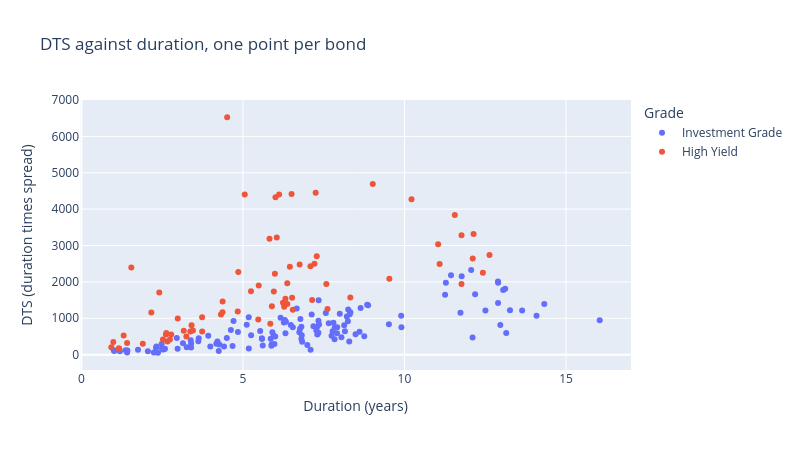

The code cell stored with this chart in its notebook:
### Markdown cell above
### Exercise 4

Q. Draw an interactive scatter plot with plotly: `duration` on the x axis and `dts` on the y axis, coloured by grade, with the issuer name as the heading of the hover box and the ticker and rating inside it. Point at the highest point on the chart. What is that bond's ticker, and what is its DTS? Confirm both with code, using `idxmax()`, and store them in **ex4_ticker** and **ex4_dts**.

### Code cell
# the row with the highest DTS
top = book.loc[book['dts'].idxmax()]

ex4_ticker = top['ticker']
ex4_dts = top['dts']

print('Highest DTS:', ex4_ticker, '-', top['issuer'], '- rating', top['rating'])
print('Duration:', top['duration'], 'years, OAS:', top['oas'], 'bp, DTS:', ex4_dts)
print('Median DTS of the book:', book['dts'].median())

fig = px.scatter(book, x='duration', y='dts', color='grade',
                 hover_name='issuer', hover_data=['ticker', 'rating'],
                 labels={'duration': 'Duration (years)', 'dts': 'DTS (duration times spread)',
                         'grade': 'Grade', 'ticker': 'Ticker', 'rating': 'Rating'},
                 title='DTS against duration, one point per bond',
                 width=800, height=450)

fig.show()

### Figure 1 — Plotly figure (JSON) as saved in the notebook; plotly's stock layout.template omitted (floating-point values rounded to 4 significant figures; data arrays with more than 128 entries replaced by an {"elided": "..."} marker saying what was removed)
{"data": [{"customdata": {"elided": "128x2 str values"}, "hovertemplate": "<b>%{hovertext}</b><br><br>Grade=Investment Grade<br>Duration (years)=%{x}<br>DTS (duration times spread)=%{y}<br>Ticker=%{customdata[0]}<br>Rating=%{customdata[1]}<extra></extra>", "hovertext": ["Bezane Finance", "Bezorin Finance", "Bezorin Finance", "Bezimer Power", "Bruxamyth Brands", "Bruxizal Chemicals", "Clavane Foods", "Clavoquil Bancorp", "Clavoquil Bancorp", "Clavoquil Bancorp", "Clavoquil Bancorp", "Clavebran Software", "Corvoquil Metals", "Corvoquil Metals", "Corvoquil Metals", "Corvovar Health", "Corvulex Logistics", "Corvulex Logistics", "Delverone Pharma", "Delvazor Paper", "Dralundra Brands", "Dralundra Brands", "Dralane Networks", "Dralane Networks", "Dralamyth Finance", "Dralamyth Finance", "Dralizal Rail", "Dralostrin Industrial", "Dralazor Utilities", "Dralazor Utilities", "Elverone Industrial", "Elverone Industrial", "Elverone Industrial", "Elverone Industrial", "Elvizal Retail", "Feskundra Systems", "Feskundra Systems", "Feskamyth Insurance", "Feskamyth Insurance", "Feskebran Foods", "Feskebran Foods", "Galvostrin Resources", "Galvostrin Resources", "Galventor Power", "Galvolvey Resources", "Grovostrin Freight", "Grovostrin Freight", "Grovostrin Freight", "Groventor Bancorp", "Heskundra Retail", "Heskundra Retail", "Heskundra Retail", "Heskorin Aerospace", "Heskentor Resources", "Hulvane Industrial", "Hulvimer Pipeline", "Kezundra Rail", "Kezundra Rail", "Kezundra Rail", "Kezerone Paper", "Keziskan Paper", "Kezazor Logistics", "Krilellix Networks", "Krilellix Networks", "Krilellix Networks", "Lorvamyth Paper", "Lorvellix Energy", "Mulvundra Machinery", "Nevane Machinery", "Nevovar Energy", "Nevulex Health", "Nevulex Health", "Nevulex Health", "Nevulex Health", "Nevulex Health", "Nevulex Health", "Osmere Chemicals", "Ostrevale Telecom", "Plevundra Finance", "Plevundra Finance", "Plevundra Finance", "Plevazor Energy", "Pellwick Paper", "Pellwick Paper", "Pellwick Paper", "Pellwick Paper", "Quelellix Water", "Quelellix Water", "Quorvane Energy", "Quorvane Energy", "Rulvane Aerospace", "Rulvizal Systems", "Rulviskan Pharma", "Rulviskan Pharma", "Rulvazor Utilities", "Skelolvey Industrial", "Skelolvey Industrial", "Sylvazor Power", "Sylvellix Logistics", "Sylvellix Logistics", "Sylvellix Logistics", "Thalostrin Finance", "Thalostrin Finance", "Thalulex Retail", "Thalulex Retail", "Tovovar Water", "Tovolvey Devices", "Tovolvey Devices", "Tarnwick Utilities", "Tromazor Resources", "Vraxorin Bancorp", "Vraxorin Bancorp", "Vraxorin Bancorp", "Vraxentor Retail", "Vraxentor Retail", "Vraxentor Retail", "Vyrovar Medical", "Wyxane Wireless", "Xanane Foods", "Xanane Foods", "Xanamyth Systems", "Xanazor Telecom", "Yarviskan Energy", "Zephizal Medical", "Zephizal Medical", "Zephizal Medical", "Zephiskan Resources", "Zephiskan Resources"], "legendgroup": "Investment Grade", "marker": {"color": "#636efa", "symbol": "circle"}, "mode": "markers", "name": "Investment Grade", "orientation": "v", "showlegend": true, "type": "scatter", "x": [4.627, 7.338, 8.846, 2.588, 12.89, 2.498, 11.77, 2.323, 4.272, 5.912, 7.299, 2.979, 1.426, 3.991, 14.09, 9.906, 8.643, 12.51, 6.81, 12.97, 5.893, 8.049, 4.253, 7.094, 3.386, 8.259, 8.875, 3.26, 5.586, 12.19, 2.954, 3.398, 8.307, 11.44, 3.633, 7.776, 8.609, 6.482, 13.27, 5.183, 5.882, 8.134, 9.519, 12.11, 7.913, 3.397, 5.535, 7.303, 7.997, 4.502, 6.768, 7.357, 6.833, 7.128, 4.679, 12.9, 3.62, 8.216, 13.64, 6.317, 1.373, 7.841, 4.71, 5.18, 6.166, 13.12, 8.157, 7.182, 6.81, 1.005, 3.927, 4.846, 6.267, 6.297, 12.9, 13.05, 6.544, 5.117, 2.243, 2.371, 6.994, 2.485, 1.017, 6.331, 6.779, 8.249, 2.558, 4.416, 6.0, 11.26, 7.344, 2.059, 5.614, 5.975, 7.837, 11.28, 12.06, 8.291, 8.756, 13.15, 16.04, 5.95, 9.898, 7.802, 8.326, 6.746, 5.86, 6.821, 7.336, 6.665, 5.593, 7.274, 8.487, 1.753, 5.254, 11.73, 2.514, 2.31, 1.193, 14.33, 7.657, 4.212, 3.145, 1.416, 7.743, 7.919, 4.177, 7.565], "xaxis": "x", "y": [680.2, 931.9, 1371.0, 160.5, 2012.0, 174.9, 2154.0, 223.0, 282.0, 614.8, 766.4, 160.9, 115.5, 223.5, 1071.0, 752.9, 1279.0, 1213.0, 435.8, 816.9, 282.9, 474.9, 97.8, 134.8, 392.8, 1239.0, 1358.0, 205.4, 452.5, 1657.0, 454.9, 309.2, 1113.0, 2185.0, 450.5, 645.4, 628.5, 816.7, 1220.0, 165.9, 247.0, 805.3, 837.7, 472.2, 585.6, 197.0, 653.1, 555.0, 1128.0, 459.2, 710.6, 831.3, 355.3, 1105.0, 238.6, 1419.0, 365.6, 1052.0, 1214.0, 587.5, 122.2, 744.9, 923.2, 1031.0, 1017.0, 1810.0, 644.4, 782.8, 769.5, 120.6, 518.4, 625.1, 883.6, 950.8, 1973.0, 1776.0, 752.6, 823.8, 60.6, 52.2, 265.8, 293.2, 99.7, 905.3, 983.0, 915.6, 145.8, 220.8, 498.0, 1644.0, 1498.0, 90.6, 252.6, 292.8, 423.2, 1974.0, 2328.0, 364.8, 507.8, 591.7, 946.5, 529.6, 1069.0, 873.8, 1166.0, 613.9, 439.5, 532.0, 601.6, 1266.0, 430.7, 661.9, 560.1, 136.7, 535.9, 1150.0, 143.3, 184.8, 94.2, 1390.0, 865.2, 362.2, 314.5, 62.3, 518.8, 752.3, 300.7, 1142.0], "yaxis": "y"}, {"customdata": {"elided": "72x2 str values"}, "hovertemplate": "<b>%{hovertext}</b><br><br>Grade=High Yield<br>Duration (years)=%{x}<br>DTS (duration times spread)=%{y}<br>Ticker=%{customdata[0]}<br>Rating=%{customdata[1]}<extra></extra>", "hovertext": ["Bezamyth Machinery", "Bezoquil Freight", "Bezoquil Freight", "Clavulex Industrial", "Clavolvey Bancorp", "Calderby Retail", "Calderby Retail", "Corvundra Brands", "Corvundra Brands", "Corvundra Brands", "Corvamyth Wireless", "Corvamyth Wireless", "Corvamyth Wireless", "Corvolvey Systems", "Dunmarrow Rail", "Dunmarrow Rail", "Dunmarrow Rail", "Elvundra Foods", "Elvundra Foods", "Elvorin Medical", "Elvorin Medical", "Farvellix Paper", "Farvellix Paper", "Farvellix Paper", "Feskovar Devices", "Feskovar Devices", "Galvellix Paper", "Galvellix Paper", "Galvellix Paper", "Halvering Foods", "Halvering Foods", "Jaximer Networks", "Jaximer Networks", "Lorvane Systems", "Lorvane Systems", "Lorvizal Wireless", "Lorvebran Paper", "Lorvebran Paper", "Morvellix Networks", "Mulvebran Logistics", "Mulvebran Logistics", "Nevostrin Water", "Nevostrin Water", "Praxane Paper", "Praxane Paper", "Praxiskan Finance", "Praxiskan Finance", "Praximer Energy", "Skeliskan Machinery", "Skeliskan Machinery", "Thalundra Aerospace", "Thalundra Aerospace", "Thaloquil Chemicals", "Tovithe Insurance", "Tovellix Bancorp", "Tovellix Bancorp", "Tromithe Medical", "Tromithe Medical", "Vraxizal Telecom", "Vyrerone Metals", "Vyrerone Metals", "Veyrholt Health", "Veyrholt Health", "Vyrebran Wireless", "Vyrebran Wireless", "Vyrellix Telecom", "Wyxundra Energy", "Wyxundra Energy", "Wyximer Wireless", "Wyximer Wireless", "Xanizal Industrial", "Zarizal Industrial"], "legendgroup": "High Yield", "marker": {"color": "#EF553B", "symbol": "circle"}, "mode": "markers", "name": "High Yield", "orientation": "v", "showlegend": true, "type": "scatter", "x": [2.165, 3.25, 12.11, 1.416, 4.84, 4.513, 9.019, 2.781, 4.369, 6.373, 6.523, 7.143, 9.532, 11.09, 1.902, 6.277, 11.76, 3.411, 7.285, 5.489, 7.214, 1.161, 3.372, 5.475, 1.546, 7.252, 0.989, 1.31, 6.506, 7.582, 10.22, 3.454, 12.63, 2.983, 4.372, 6.454, 2.665, 6.24, 12.14, 2.617, 8.324, 6.008, 6.12, 5.957, 6.316, 2.412, 5.058, 4.857, 5.25, 5.99, 2.629, 11.04, 11.77, 7.091, 5.848, 5.897, 1.178, 3.17, 2.525, 2.741, 6.544, 0.927, 4.32, 6.375, 7.617, 3.737, 6.047, 11.56, 3.74, 12.43, 5.823, 6.756], "xaxis": "x", "y": [1158.0, 497.2, 2641.0, 321.4, 1186.0, 6526.0, 4690.0, 556.2, 1162.0, 1963.0, 1566.0, 1500.0, 2088.0, 2495.0, 300.5, 1318.0, 1941.0, 805.0, 2703.0, 1899.0, 2496.0, 175.3, 637.3, 963.6, 2398.0, 4453.0, 346.2, 525.3, 4418.0, 1941.0, 4271.0, 663.2, 2741.0, 996.3, 1460.0, 2414.0, 359.8, 1429.0, 3314.0, 554.8, 1573.0, 4326.0, 4400.0, 1734.0, 1535.0, 1705.0, 4406.0, 2273.0, 1743.0, 2222.0, 596.8, 3036.0, 3283.0, 2432.0, 848.0, 1333.0, 147.2, 656.2, 419.2, 419.4, 1237.0, 200.2, 1106.0, 1390.0, 1257.0, 1028.0, 3217.0, 3837.0, 639.5, 2249.0, 3185.0, 2480.0], "yaxis": "y"}], "layout": {"height": 450, "legend": {"title": {"text": "Grade"}, "tracegroupgap": 0}, "title": {"text": "DTS against duration, one point per bond"}, "width": 800, "xaxis": {"anchor": "y", "domain": [0.0, 1.0], "title": {"text": "Duration (years)"}}, "yaxis": {"anchor": "x", "domain": [0.0, 1.0], "title": {"text": "DTS (duration times spread)"}}}}
